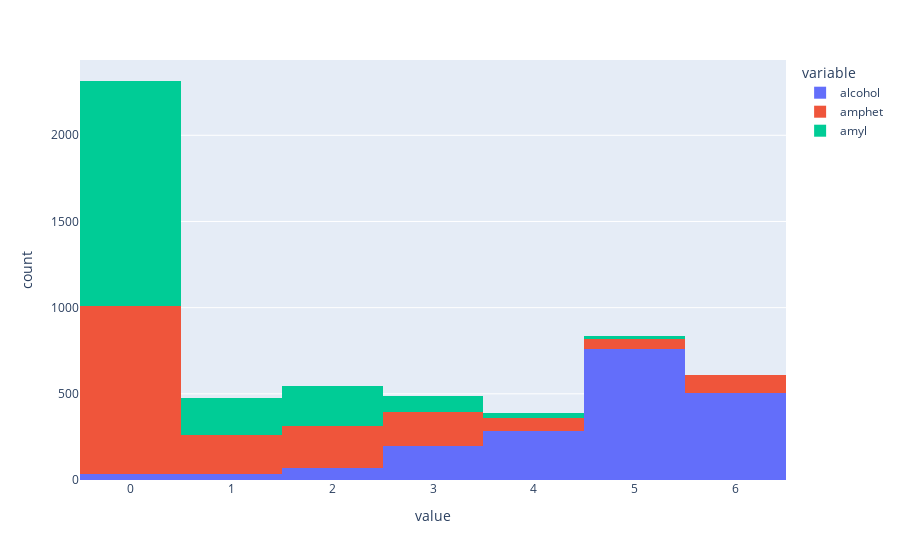

Notebook cell for this chart:
### Code cell
drug_hist2 = px.histogram(drugs, x= ['alcohol', 'amphet','amyl'])

drug_hist2.show()

### Figure 1 — Plotly figure (JSON) as saved in the notebook; plotly's stock layout.template omitted (floating-point values rounded to 4 significant figures; data arrays with more than 128 entries replaced by an {"elided": "..."} marker saying what was removed)
{"data": [{"alignmentgroup": "True", "bingroup": "x", "hovertemplate": "variable=alcohol<br>value=%{x}<br>count=%{y}<extra></extra>", "legendgroup": "alcohol", "marker": {"color": "#636efa"}, "name": "alcohol", "offsetgroup": "alcohol", "orientation": "v", "showlegend": true, "type": "histogram", "x": {"elided": "1885 int values"}, "xaxis": "x", "yaxis": "y"}, {"alignmentgroup": "True", "bingroup": "x", "hovertemplate": "variable=amphet<br>value=%{x}<br>count=%{y}<extra></extra>", "legendgroup": "amphet", "marker": {"color": "#EF553B"}, "name": "amphet", "offsetgroup": "amphet", "orientation": "v", "showlegend": true, "type": "histogram", "x": {"elided": "1885 int values"}, "xaxis": "x", "yaxis": "y"}, {"alignmentgroup": "True", "bingroup": "x", "hovertemplate": "variable=amyl<br>value=%{x}<br>count=%{y}<extra></extra>", "legendgroup": "amyl", "marker": {"color": "#00cc96"}, "name": "amyl", "offsetgroup": "amyl", "orientation": "v", "showlegend": true, "type": "histogram", "x": {"elided": "1885 int values"}, "xaxis": "x", "yaxis": "y"}], "layout": {"autosize": true, "barmode": "relative", "legend": {"title": {"text": "variable"}, "tracegroupgap": 0}, "margin": {"t": 60}, "xaxis": {"anchor": "y", "autorange": true, "domain": [0, 1], "range": [-0.5, 6.5], "title": {"text": "value"}, "type": "linear"}, "yaxis": {"anchor": "x", "autorange": true, "domain": [0, 1], "range": [0, 2437.0], "title": {"text": "count"}}}}
